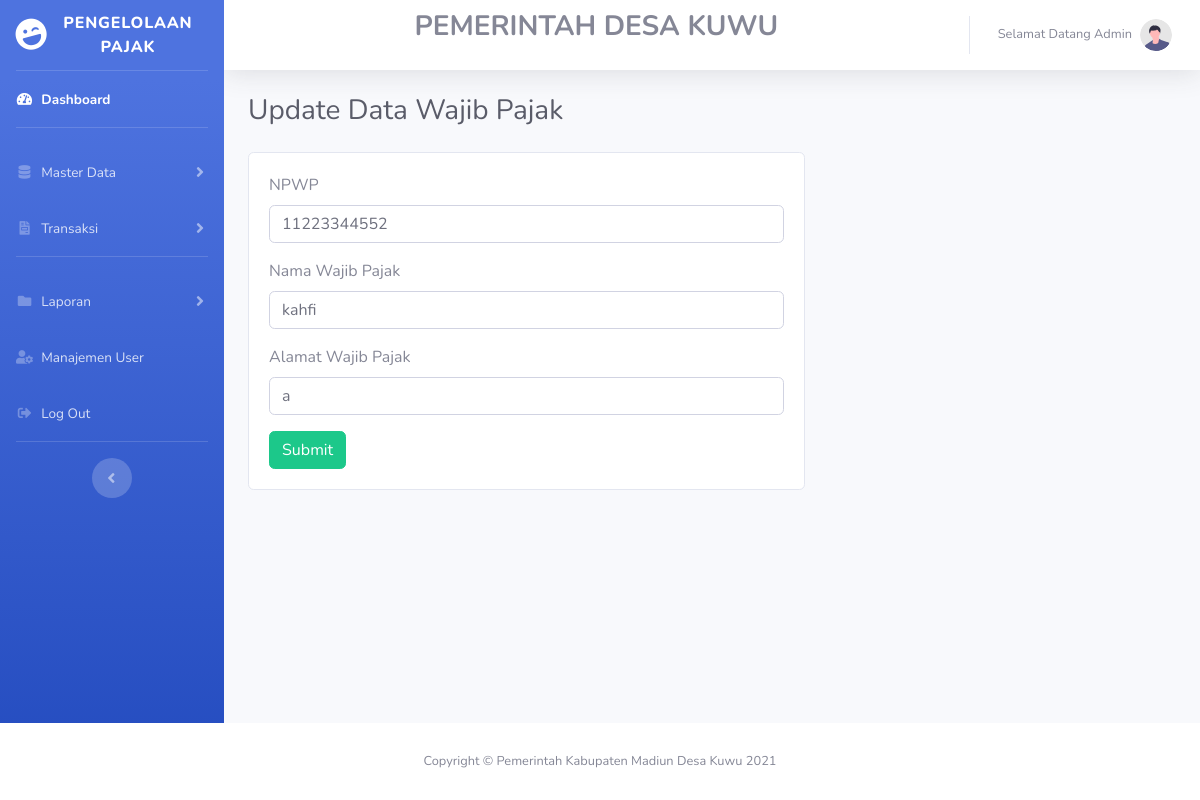
/admin/dataWajibpajak/updateData/5, run on the app's committed database.
### tables this page shows
CREATE TABLE `data_wajibpajak` (
  `id_wajibpajak` int(11) NOT NULL,
  `npwp` varchar(50) NOT NULL,
  `nama_wajibpajak` varchar(225) NOT NULL,
  `alamat_wajibpajak` varchar(225) NOT NULL
);

### application/controllers/admin/dataWajibpajak.php (called while the page is built, shortened)
<?php
class DataWajibpajak extends CI_Controller
{
	public function updateData($id)
	{
		$data['title'] = "Update Data Wajib Pajak";
		$data['wajibpajak'] = $this->db->query("SELECT * FROM data_wajibpajak WHERE id_wajibpajak='$id' ")->result();
		$this->load->view('templates_admin/header', $data);
		$this->load->view('templates_admin/sidebar', $data);
		$this->load->view('admin/updateDataWajibpajak', $data);
		$this->load->view('templates_admin/footer', $data);
	}
}

### index.php (called while the page is built, shortened)
<?php
require_once BASEPATH.'core/CodeIgniter.php';

### application/views/admin/updateDataWajibpajak.php (the view, shortened to what this page needs)
<div class="container-fluid">
    <div class="d-sm-flex align-items-center justify-content-between mb-4">
        <h1 class="h3 mb-0 text-gray-800"><?php echo $title ?></h1>
    </div>
    <div class="card" style="width: 60%; margin-bottom: 100px">
        <div class="card-body">
            <?php foreach ($wajibpajak as $w) : ?>
                <form method="POST" action="<?php echo base_url('admin/dataWajibpajak/updateDataAksi') ?>">
                    <div class="form-group">
                        <label>NPWP</label>
                        <input type="text" name="npwp" class="form-control" value="<?php echo $w->npwp  ?>">
                    </div>
                    <div class="form-group">
                        <label>Nama Wajib Pajak</label>
                        <input type="text" name="nama_wajibpajak" class="form-control" value="<?php echo $w->nama_wajibpajak ?>">
                    </div>
                    <div class="form-group">
                        <label>Alamat Wajib Pajak</label>
                        <input type="text" name="alamat_wajibpajak" class="form-control" value="<?php echo $w->alamat_wajibpajak  ?>">
                    </div>
                    <button type="submit" class="btn btn-success">Submit</button>
                </form>
            <?php endforeach; ?>
        </div>
    </div>
</div>

### data on the page
data_wajibpajak: npwp "11223344552", nama_wajibpajak "kahfi", alamat_wajibpajak "a"

### other printed values
$title "Update Data Wajib Pajak"
